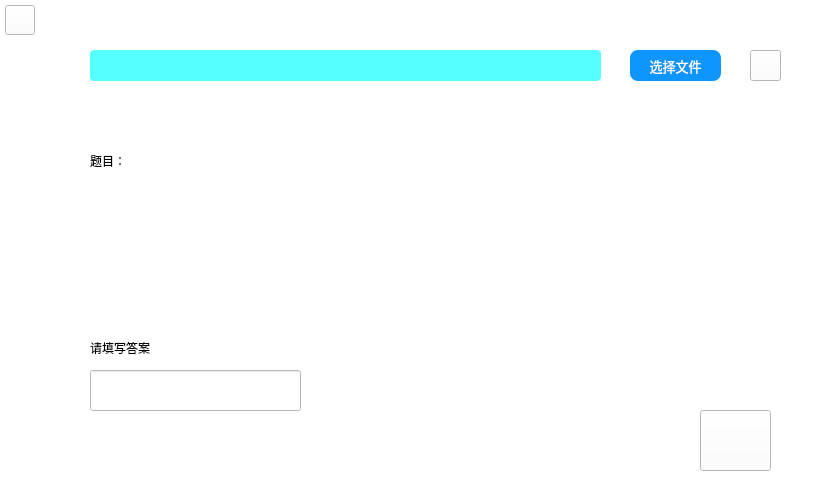
<?xml version="1.0" encoding="UTF-8"?>
<ui version="4.0">
 <class>Form2</class>
 <widget class="QWidget" name="Form2">
  <property name="geometry">
   <rect>
    <x>0</x>
    <y>0</y>
    <width>818</width>
    <height>497</height>
   </rect>
  </property>
  <property name="minimumSize">
   <size>
    <width>818</width>
    <height>497</height>
   </size>
  </property>
  <property name="maximumSize">
   <size>
    <width>818</width>
    <height>497</height>
   </size>
  </property>
  <property name="windowTitle">
   <string>Form</string>
  </property>
  <property name="styleSheet">
   <string notr="true">background-color: rgb(255, 255, 255);</string>
  </property>
  <widget class="QPushButton" name="pushButton">
   <property name="geometry">
    <rect>
     <x>630</x>
     <y>50</y>
     <width>91</width>
     <height>31</height>
    </rect>
   </property>
   <property name="styleSheet">
    <string notr="true">/*按钮普通态*/
QPushButton
{
    /*字体为微软雅黑*/
    font-family:Microsoft Yahei;
    /*字体大小为20点*/
    font-size:10pt;
    /*字体颜色为白色*/    
    color:white;
    /*背景颜色*/  
    background-color:rgb(14 , 150 , 254);
    /*边框圆角半径为8像素*/ 
    border-radius:8px;
}

/*按钮停留态*/
QPushButton:hover
{
    /*背景颜色*/  
    background-color:rgb(44 , 137 , 255);
}

/*按钮按下态*/
QPushButton:pressed
{
    /*背景颜色*/  
    background-color:rgb(14 , 135 , 228);
    /*左内边距为3像素，让按下时字向右移动3像素*/  
    padding-left:3px;
    /*上内边距为3像素，让按下时字向下移动3像素*/  
    padding-top:3px;
}</string>
   </property>
   <property name="text">
    <string>选择文件</string>
   </property>
  </widget>
  <widget class="QLineEdit" name="lineEdit">
   <property name="geometry">
    <rect>
     <x>90</x>
     <y>50</y>
     <width>511</width>
     <height>31</height>
    </rect>
   </property>
   <property name="styleSheet">
    <string notr="true">border-radius:4px;
background-color: rgb(85, 255, 255);</string>
   </property>
  </widget>
  <widget class="QPushButton" name="pushButton_2">
   <property name="geometry">
    <rect>
     <x>750</x>
     <y>50</y>
     <width>31</width>
     <height>31</height>
    </rect>
   </property>
   <property name="styleSheet">
    <string notr="true">border-image: url(:/new/prefix1/start.png);</string>
   </property>
   <property name="text">
    <string/>
   </property>
  </widget>
  <widget class="QPushButton" name="pushButton_3">
   <property name="geometry">
    <rect>
     <x>700</x>
     <y>410</y>
     <width>71</width>
     <height>61</height>
    </rect>
   </property>
   <property name="styleSheet">
    <string notr="true">border-image: url(:/new/prefix1/next.png);</string>
   </property>
   <property name="text">
    <string/>
   </property>
  </widget>
  <widget class="QPushButton" name="pushButton_4">
   <property name="geometry">
    <rect>
     <x>5</x>
     <y>5</y>
     <width>30</width>
     <height>30</height>
    </rect>
   </property>
   <property name="styleSheet">
    <string notr="true">border-image: url(:/new/prefix1/home.png);</string>
   </property>
   <property name="text">
    <string/>
   </property>
  </widget>
  <widget class="QLabel" name="label_6">
   <property name="geometry">
    <rect>
     <x>170</x>
     <y>140</y>
     <width>221</width>
     <height>41</height>
    </rect>
   </property>
   <property name="styleSheet">
    <string notr="true">font: 16pt &quot;Agency FB&quot;;</string>
   </property>
   <property name="text">
    <string/>
   </property>
  </widget>
  <widget class="QLabel" name="label_4">
   <property name="geometry">
    <rect>
     <x>90</x>
     <y>140</y>
     <width>61</width>
     <height>41</height>
    </rect>
   </property>
   <property name="styleSheet">
    <string notr="true">font: 16pt &quot;Agency FB&quot;;</string>
   </property>
   <property name="text">
    <string>题目：</string>
   </property>
  </widget>
  <widget class="QLabel" name="label_7">
   <property name="geometry">
    <rect>
     <x>90</x>
     <y>220</y>
     <width>541</width>
     <height>61</height>
    </rect>
   </property>
   <property name="styleSheet">
    <string notr="true">font: 16pt &quot;Agency FB&quot;;</string>
   </property>
   <property name="text">
    <string/>
   </property>
  </widget>
  <widget class="QLabel" name="label_8">
   <property name="geometry">
    <rect>
     <x>90</x>
     <y>340</y>
     <width>91</width>
     <height>16</height>
    </rect>
   </property>
   <property name="text">
    <string>请填写答案</string>
   </property>
  </widget>
  <widget class="QLineEdit" name="lineEdit_2">
   <property name="geometry">
    <rect>
     <x>90</x>
     <y>370</y>
     <width>211</width>
     <height>41</height>
    </rect>
   </property>
   <property name="styleSheet">
    <string notr="true">font: 12pt &quot;Agency FB&quot;;</string>
   </property>
   <property name="text">
    <string/>
   </property>
  </widget>
 </widget>
 <resources/>
 <connections/>
</ui>
